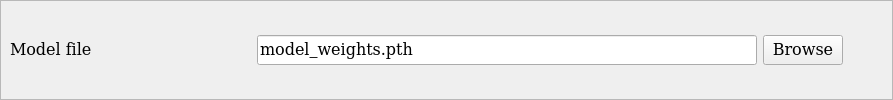
                 <widget class="QFrame" name="checkpoint_frame">
                  <property name="frameShape">
                   <enum>QFrame::Shape::StyledPanel</enum>
                  </property>
                  <property name="frameShadow">
                   <enum>QFrame::Shadow::Raised</enum>
                  </property>
                  <layout class="QHBoxLayout" name="horizontalLayout_9">
                   <property name="leftMargin">
                    <number>9</number>
                   </property>
                   <property name="rightMargin">
                    <number>9</number>
                   </property>
                   <item>
                    <widget class="QLabel" name="checkpoint_file_path_browse_label">
                     <property name="minimumSize">
                      <size>
                       <width>205</width>
                       <height>0</height>
                      </size>
                     </property>
                     <property name="font">
                      <font>
                       <family>DejaVu Math TeX Gyre</family>
                       <pointsize>12</pointsize>
                      </font>
                     </property>
                     <property name="toolTip">
                      <string/>
                     </property>
                     <property name="text">
                      <string>Model file</string>
                     </property>
                    </widget>
                   </item>
                   <item>
                    <widget class="QPushButton" name="PATHS__CHECKPOINT_FILE__INFO">
                     <property name="minimumSize">
                      <size>
                       <width>30</width>
                       <height>30</height>
                      </size>
                     </property>
                     <property name="maximumSize">
                      <size>
                       <width>30</width>
                       <height>30</height>
                      </size>
                     </property>
                     <property name="toolTip">
                      <string>&lt;html&gt;&lt;head/&gt;&lt;body&gt;&lt;p&gt;&lt;span style=&quot; font-size:12pt;&quot;&gt;Path to the model's checkpoint that will be loaded. Leave it blank to let BiaPy find it. If the output folder and the job name match, BiaPy will locate the model's weights within the 'checkpoints' directory&lt;/span&gt;&lt;/p&gt;&lt;/body&gt;&lt;/html&gt;</string>
                     </property>
                     <property name="styleSheet">
                      <string notr="true">QPushButton {
  border: none;
}</string>
                     </property>
                     <property name="text">
                      <string/>
                     </property>
                    </widget>
                   </item>
                   <item>
                    <widget class="QLineEdit" name="PATHS__CHECKPOINT_FILE__INPUT">
                     <property name="minimumSize">
                      <size>
                       <width>500</width>
                       <height>30</height>
                      </size>
                     </property>
                     <property name="maximumSize">
                      <size>
                       <width>400</width>
                       <height>30</height>
                      </size>
                     </property>
                     <property name="font">
                      <font>
                       <family>DejaVu Math TeX Gyre</family>
                       <pointsize>12</pointsize>
                      </font>
                     </property>
                     <property name="text">
                      <string>model_weights.pth</string>
                     </property>
                    </widget>
                   </item>
                   <item>
                    <widget class="QPushButton" name="checkpoint_file_path_browse_bn">
                     <property name="minimumSize">
                      <size>
                       <width>0</width>
                       <height>30</height>
                      </size>
                     </property>
                     <property name="maximumSize">
                      <size>
                       <width>16777215</width>
                       <height>16777215</height>
                      </size>
                     </property>
                     <property name="font">
                      <font>
                       <family>DejaVu Math TeX Gyre</family>
                       <pointsize>12</pointsize>
                      </font>
                     </property>
                     <property name="text">
                      <string>Browse</string>
                     </property>
                    </widget>
                   </item>
                   <item>
                    <spacer name="horizontalSpacer_10">
                     <property name="orientation">
                      <enum>Qt::Orientation::Horizontal</enum>
                     </property>
                     <property name="sizeHint" stdset="0">
                      <size>
                       <width>40</width>
                       <height>20</height>
                      </size>
                     </property>
                    </spacer>
                   </item>
                  </layout>
                 </widget>
